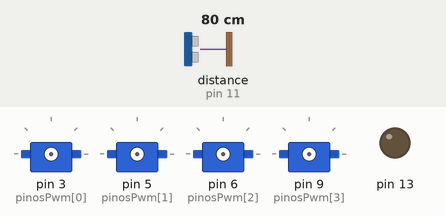
Simulated run of this sketch. Board: Arduino Uno, built with avr-gcc and run on an emulated ATmega328P. On the bench: 4 × servo, output pins drawn as LEDs (lit = HIGH). Inputs (shaded band) come from the test bench; at power-on: distance to the obstacle (sensor on pin 11) 80 cm. The echo pulse lasts 58.3 µs per cm.

Above: at 0.1 s.
At 13.1 s:
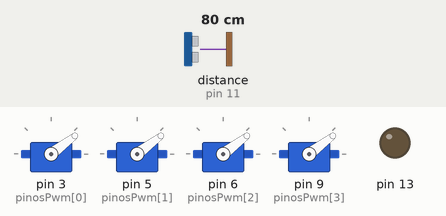
At 16.1 s:
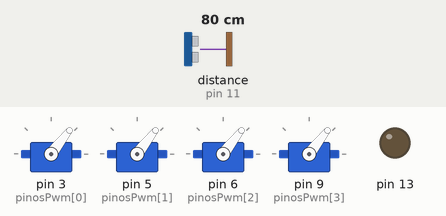
At 20.1 s:
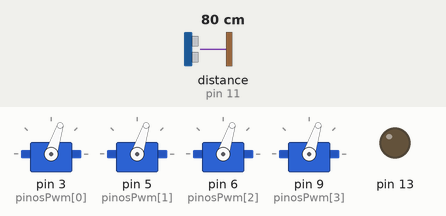
At 23.1 s:
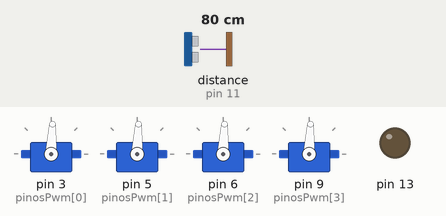
At 27.1 s:
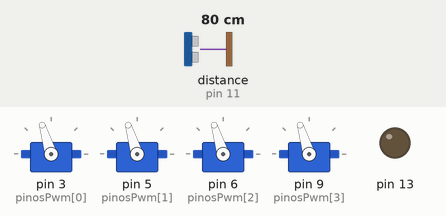
Timing chart, 0 to 40.0 s (numbered marks = the images above):
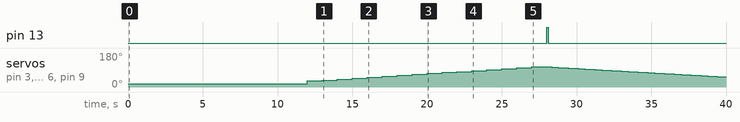

The sketch:

Codigo_de_teste.ino
```cpp
#include <Servo.h>
#include <NewPing.h>

#define QUANT_MOTOR   4                   // Definição de quantos motores serao testados
#define LIGA         17                   // Parametros de largura de pulso (medidos empiricamente)
#define RODA         32
#define PASSO         5
#define LIMITE      110

#define PINOECHO 11
#define PINOTRIG 12

#define ALTURA 5                          // Altura (em CM) para estabilizar

#define TEMPOATUALIZA 100
#define TEMPODEVOO 60000

Servo motores[QUANT_MOTOR];               // Cria um vetor de objetos servo, com tamanho QUANT_MOTOR
int pinosPwm[] = {
  3, 5, 6, 9, 10, 11};    // Vetor com os pinos que possuem funçao pwm

NewPing sensor(PINOTRIG, PINOECHO, 200);  // Sensor da newping

int val;

void ligar();
void decolar();
void estabilizar();
void pousar();
void desligar();

void setup()
  {
  pinMode(13, OUTPUT);
  ligar();
  val = RODA;
  decolar();
  //Serial.begin(115200); // Open serial monitor at 115200 baud to see ping results.
  estabilizar();
  pousar();
  }

void loop()
  {
  desligar();
  }

void ligar()
  {
  delay(10000);
  for (int i = 0; i < QUANT_MOTOR; i++)
    motores[i].attach(pinosPwm[i]);     // Anexa os motores com os pinos pwm. ATENÇAO: OS PINOS ESTAO EM ORDEM CRESCENTE

  for (int i = 0; i < QUANT_MOTOR; i++)
    motores[i].write(LIGA);             //Liga os ESCs

  delay(2000);

  for (int i = 0; i < QUANT_MOTOR; i++)
    motores[i].write(RODA);             //Começa a rodar os motores
  }

void decolar()
  {
  while (val < LIMITE)
    {
    for (int i = 0; i < QUANT_MOTOR; i++)
      {
      motores[i].write(val);
      }
    delay(1000);
    val += PASSO;     //Incrementa a rotação dos motores pelo valor de PASSO
    }
  digitalWrite(13, HIGH);
  val -= PASSO;
  }

void estabilizar()
  {
  //Todo
  int count = 0;
  while(count < (TEMPODEVOO/TEMPOATUALIZA))
    {
    int alturaLida = sensor.convert_cm(sensor.ping_median(5));
    //Serial.print("Ping: "); Serial.print(alturaLida); Serial.println("cm");
    if(alturaLida < ALTURA)
      {
      val++;
      digitalWrite(13, HIGH);  //Led acesso subindo
      }
    else if(alturaLida > ALTURA)
      {
      val--;
      digitalWrite(13, LOW); //Led apago descendo
      }
    for (int i = 0; i < QUANT_MOTOR; i++)
      {
      motores[i].write(val);
      }
    delay(TEMPOATUALIZA);
    count++;
    }
  }

void pousar()
  {
  while (val > 0)
    {
    for (int i = 0; i < QUANT_MOTOR; i++)
      {
      motores[i].write(val);
      }
    delay(1000);
    //val -= 1;       //Delisga os motores devagar
    val = 0;          //Delisga os motores de uma vez
    if (val < 80)
      val = 0;
    }
  }

void desligar()
  {
  while (1)
    {
    for (int i = 0; i < QUANT_MOTOR; i++)
      {
      motores[i].write(0);    //Encerra os ESCs e motores
      }
    }
  }
```

Measured:
- by itself, pin 13: LOW → HIGH at 28.0 s, → LOW 0.12 s later
- by itself, servo on pin 3 (pinosPwm[0]), servo on pin 5 (pinosPwm[1]), servo on pin 6 (pinosPwm[2]), servo on pin 9 (pinosPwm[3]): rises from 17° to 107° in 15.0 s, then falls to 53° in 12.9 s
